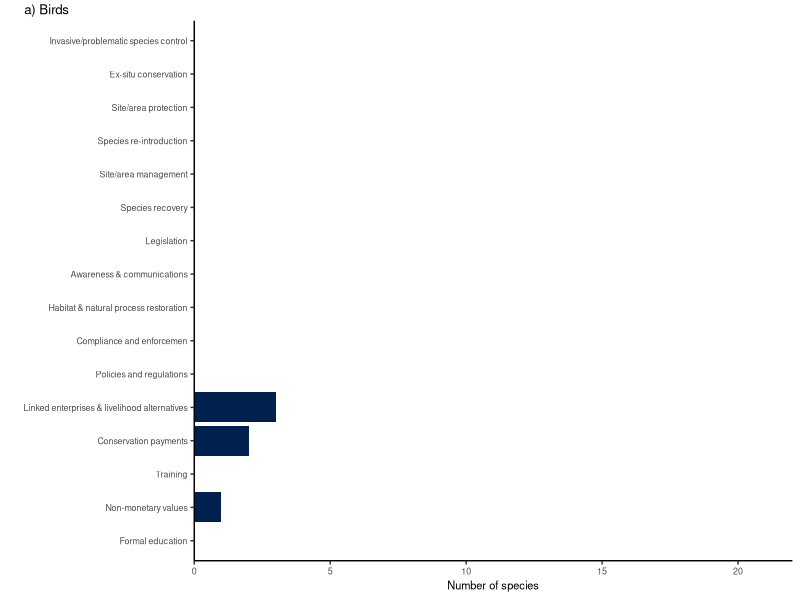
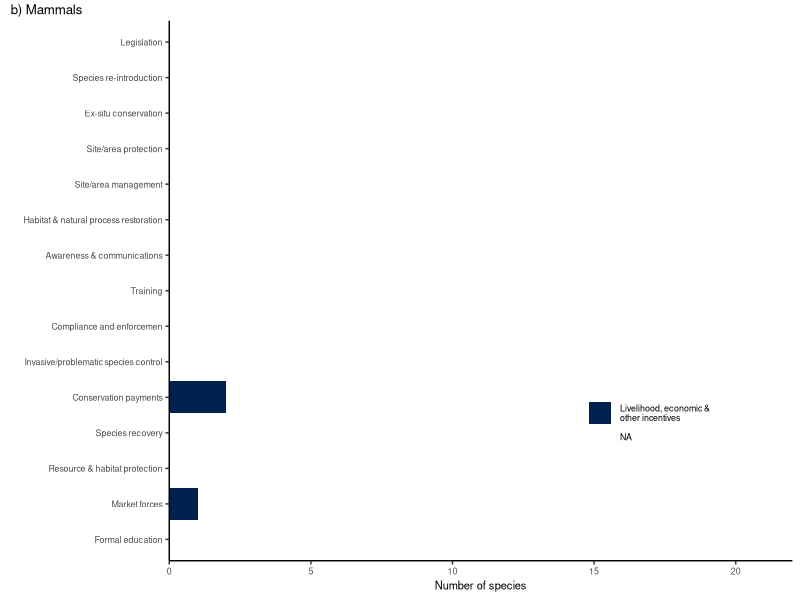
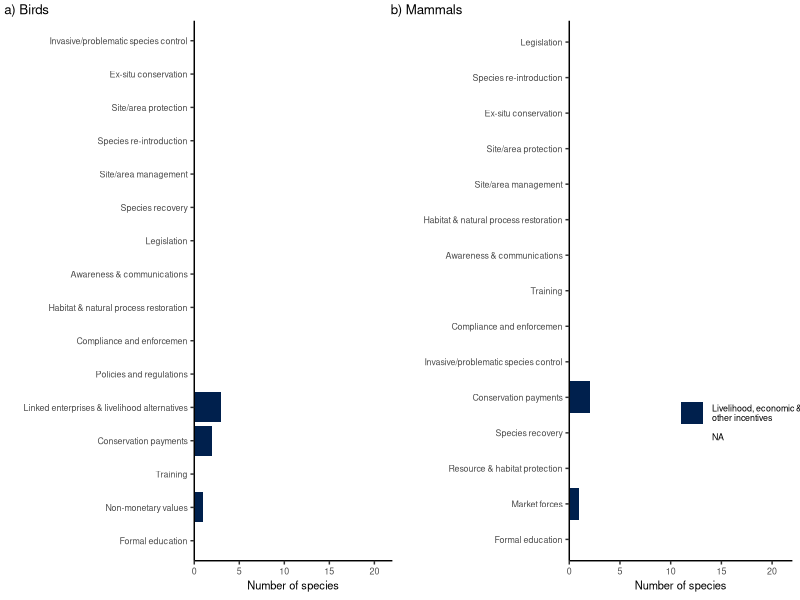
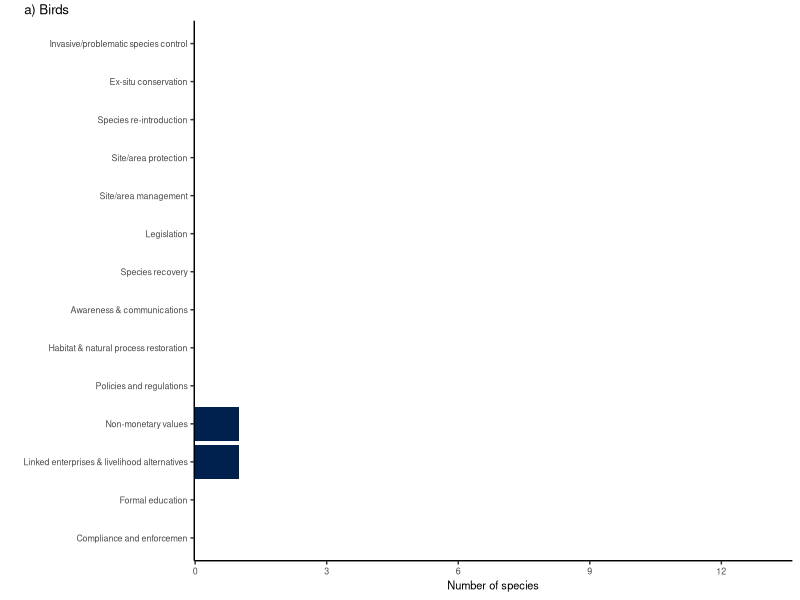
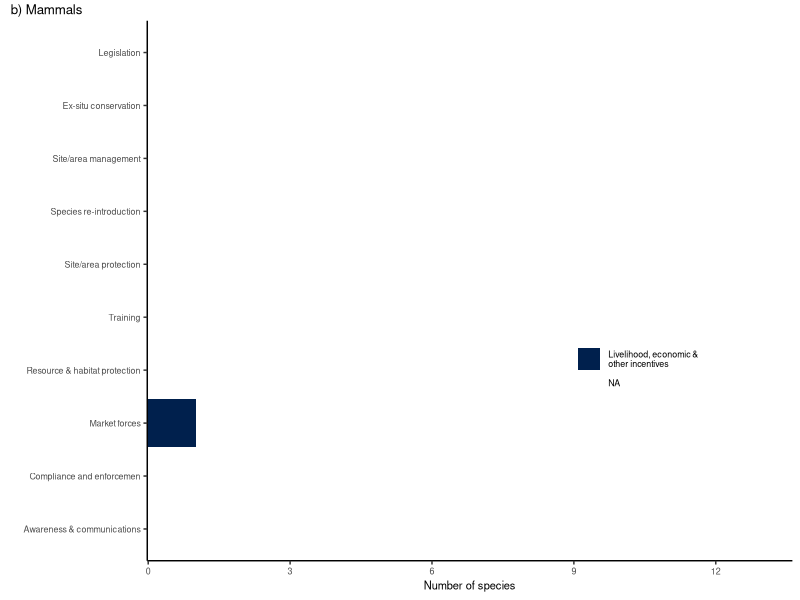
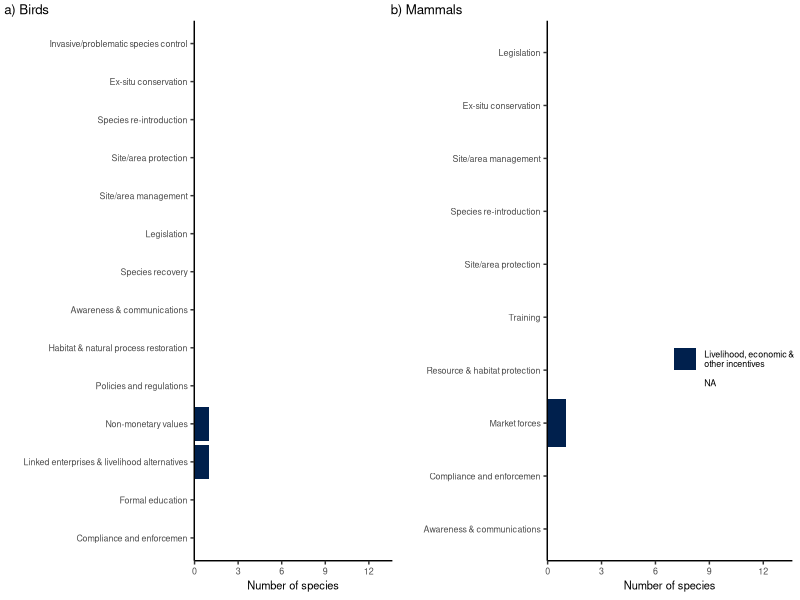

These charts were generated, in order, by the following R code:
#### -------------------------------------------------------------------------------##
#### ------------------------- Conservation Actions plot -------------------------####
#### -------------------------------------------------------------------------------##

library(tidyverse)
library(viridis)
library(gridExtra)

## Load all spp and associated actions
actions <- read.csv("data/Conservation_actions.csv")

## Load IUCN action classification scheme info
classif <- read.csv("data/action_classification_scheme.csv")

## Load all candidate species
allcand <- read.csv("data/allspp_medians.csv")

allcand <- allcand %>% 
  filter(est == "Best") %>% 
  select(Scientific.name, class, median1993, median2010)


## --------------------------- Add tax information & time -------------------------####

act1993 <- actions %>% 
  left_join(classif, by = "Action") %>% 
  left_join(allcand, by = "Scientific.name") %>% 
  select(-Notes, -Action) %>% 
  rename(act_lev2 = action_name) %>% 
  rename(act_lev1 = category)


## --------------------------------- Sort factor levels --------------------------####

levels(act1993$act_lev1) <- c(levels(act1993$act_lev1), "Livelihood, economic &\nother incentives")
act1993$act_lev1[act1993$act_lev1 == "Livelihood, economic & other incentives"] <- "Livelihood, economic &\nother incentives"
act1993 <- droplevels(act1993)
act1993$act_lev1  = factor(act1993$act_lev1, levels(act1993$act_lev1)[c(3, 2, 5, 1, 4, 6)])


## Split all actions across different lines
levels(act1993$act_lev2) <- gsub(" ", "\n", levels(act1993$act_lev2))


## Split any over more than 2 lines back into 2
act1993$act_lev2 <- as.character(act1993$act_lev2)
act1993$act_lev2[act1993$act_lev2 == "Invasive/problematic\nspecies\ncontrol"] <- "Invasive/problematic\nspecies control"
act1993$act_lev2[act1993$act_lev2 == "Awareness\n&\ncommunications"] <- "Awareness &\ncommunications"
act1993$act_lev2[act1993$act_lev2 == "Habitat\n&\nnatural\nprocess\nrestoration"] <- "Habitat & natural\nprocess restoration"
act1993$act_lev2[act1993$act_lev2 == "Compliance\nand\nenforcemen"] <- "Compliance &\nenforcement"
act1993$act_lev2[act1993$act_lev2 == "Policies\nand\nregulations"] <- "Policies &\nregulations"
act1993$act_lev2[act1993$act_lev2 == "Linked\nenterprises\n&\nlivelihood\nalternatives"] <- 
  "Linked enterprises &\nlivelihood alternatives"
act1993$act_lev2[act1993$act_lev2 == "Resource\n&\nhabitat\nprotection"] <- "Resource &\nhabitat protection"



#### ------------------------- Make plots for 1993 and 2010 ----------------------####

act1993 <- filter(act1993, median1993 > 50)
act2010 <- filter(act1993, median2010 > 50)

alldfs <- list(act1993, act2010)

plota <- list()
plotb <- list()


for (i in 1:2) {
  alldfs[[i]] %>% 
    filter(class == "AVES") %>% 
    select(Scientific.name, act_lev2) %>% 
    unique() %>% 
    count(act_lev2) -> a
  
  alldfs[[i]] %>% 
    filter(class == "AVES") %>% 
    select(act_lev2, act_lev1) %>% 
    unique() %>% 
    left_join(a, by = "act_lev2") %>% 
    ggplot(aes(x = fct_reorder(act_lev2, n), y = n)) +
    geom_col(aes(fill = act_lev1)) +
    scale_fill_viridis_d(option = "E") +
    labs(x = "", y = "Number of species", tag = "a) Birds") +
    theme_classic() +
    theme(text = element_text(size = 8),
          plot.tag.position = c(0.05, 1.02),
          legend.position = "none",
          plot.margin = unit(c(15, 5.5, 5.5, 5.5),"pt")) ->
    plota[[i]]
  
  alldfs[[i]] %>% 
    filter(class == "MAMMALIA") %>% 
    select(Scientific.name, act_lev2) %>% 
    unique() %>% 
    count(act_lev2) -> b
  
  alldfs[[i]] %>% 
    filter(class == "MAMMALIA") %>% 
    select(act_lev2, act_lev1) %>% 
    unique() %>% 
    left_join(b, by = "act_lev2") %>% 
    ggplot(aes(x = fct_reorder(act_lev2, n), y = n)) +
    geom_col(aes(fill = act_lev1)) +
    scale_fill_viridis_d(option = "E", name = "") +
    labs(x = "", y = "Number of species", tag = "b) Mammals") +
    theme_classic() +
    theme(text = element_text(size = 8),
          plot.tag.position = c(0.05, 1.02),
          plot.margin = unit(c(15, 5.5, 5.5, 5.5),"pt")) ->
    plotb[[i]]
}


## Plot for 1993

(plota1993 <- plota[[1]] + 
    coord_flip(ylim = c(1, 21)))
  
(plotb1993 <- plotb[[1]] + 
    coord_flip(ylim = c(1, 21)) +
    theme(legend.position = c(0.77, 0.27)))

c1993 <- grid.arrange(plota1993, plotb1993, nrow = 1)

ggsave("output/1993actions.pdf", c1993, width = 18, height = 10, unit = "cm", dpi = 1000)



## Plot for 2010

(plota2010 <- plota[[2]] + 
    coord_flip(ylim = c(0.6, 13)) +
    scale_y_continuous(breaks = seq(0, 12, 3)))

(plotb2010 <- plotb[[2]] + 
    coord_flip(ylim = c(0.6, 13)) +
    theme(legend.position = c(0.76, 0.37)) +
    scale_y_continuous(breaks = seq(0, 12, 3)))

c2010 <- grid.arrange(plota2010, plotb2010, nrow = 1)

ggsave("output/2010actions.png", c2010, width = 18, height = 8, unit = "cm", dpi = 1000)


